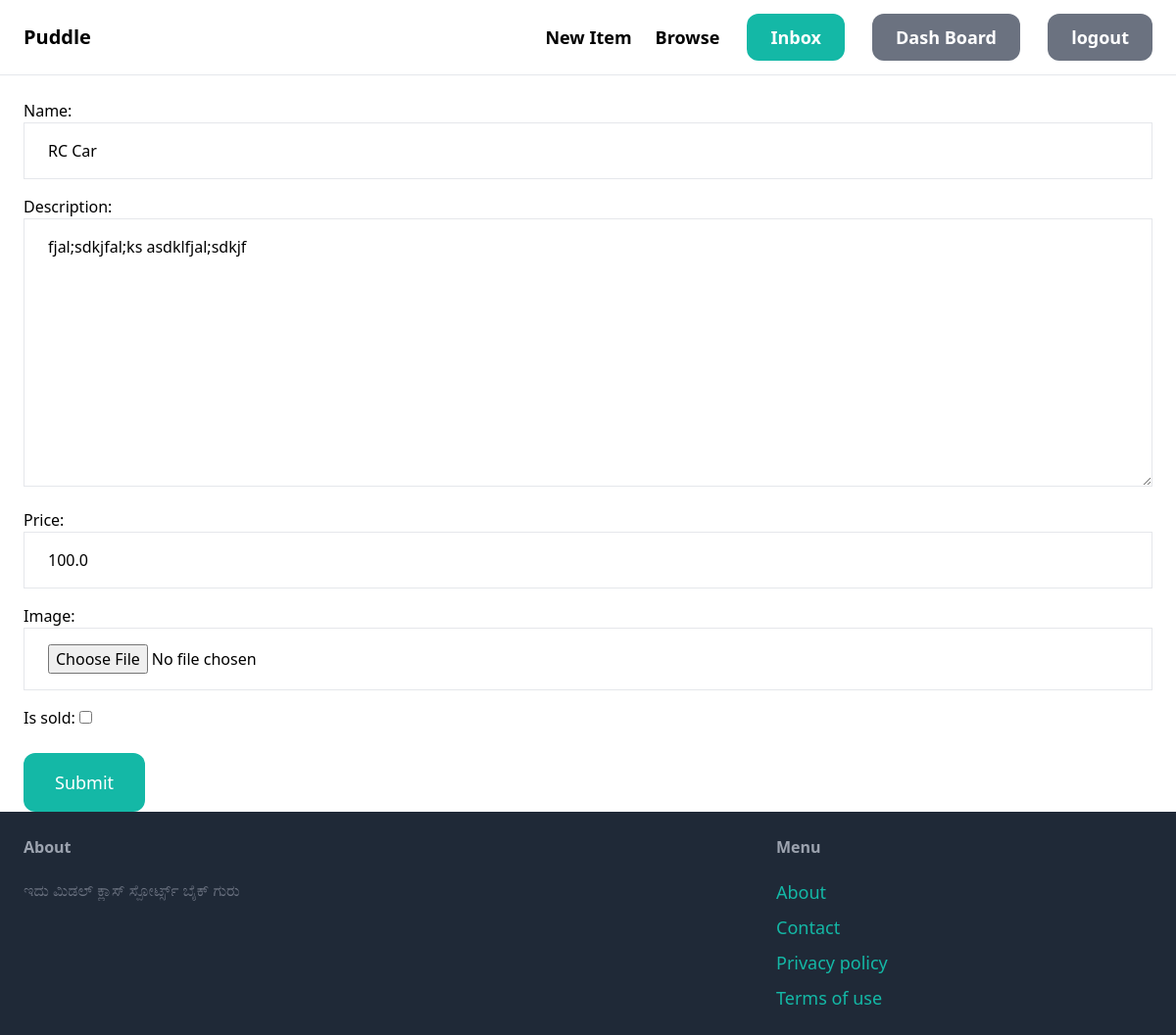
/items/1/edit/ (signed in), run on the app's committed database.
### item/models.py (models this page shows, shortened)
class Item(models.Model):
    category = models.ForeignKey(Category,related_name='items',on_delete=models.CASCADE)
    name = models.CharField(max_length=255)
    description = models.TextField(blank=True,null=True)
    price = models.FloatField()
    image = models.ImageField(upload_to='item_images',blank=True,null=True)
    is_sold = models.BooleanField(default=False)
    created_at = models.DateField(auto_now_add=True)
    created_by = models.ForeignKey(User,related_name='items',on_delete=models.CASCADE)

### item/views.py (the view)
# urls.py: path('<int:pk>/edit/',views.edit,name='edit'),
@login_required
def edit(request,pk):
    item = get_object_or_404(Item, pk=pk,created_by=request.user)
    if(request.method=="POST"):
        form = EditItemForm(request.POST,request.FILES,instance = item)
        if(form.is_valid()):
            form.save()
            return redirect('item:detail',pk=item.id)
    form = EditItemForm(instance=item)
    return render(request,'item/form.html',{'form':form})

### item/forms.py
class EditItemForm(forms.ModelForm):
    class Meta:
        model = Item
        fields = ('name', 'description', 'price', 'image','is_sold')
        widgets = {
            'name': forms.TextInput(attrs={
                'class': INPUT_CLASSES
            }),
            'description': forms.Textarea(attrs={
                'class': INPUT_CLASSES
            }),
            'price': forms.TextInput(attrs={
                'class': INPUT_CLASSES
            }),
            'image': forms.FileInput(attrs={
                'class': INPUT_CLASSES
            })
        }

### item/templates/item/form.html (shortened to what this page needs)
{% extends 'base.html' %}
{% block content %}
<form method="post" action="." enctype="multipart/form-data">
    <div class="space-y-4">
        {{ form.as_p }}
    </div>
    <button class="mt-6 py-4 px-8 text-lg bg-teal-500 hover:bg-teal-700 rounded-xl text-white">Submit</button>
</form>
{% endblock %}

### data on the page
Item: name "RC Car", description "fjal;sdkjfal;ks asdklfjal;sdkjf", price "100.0"
